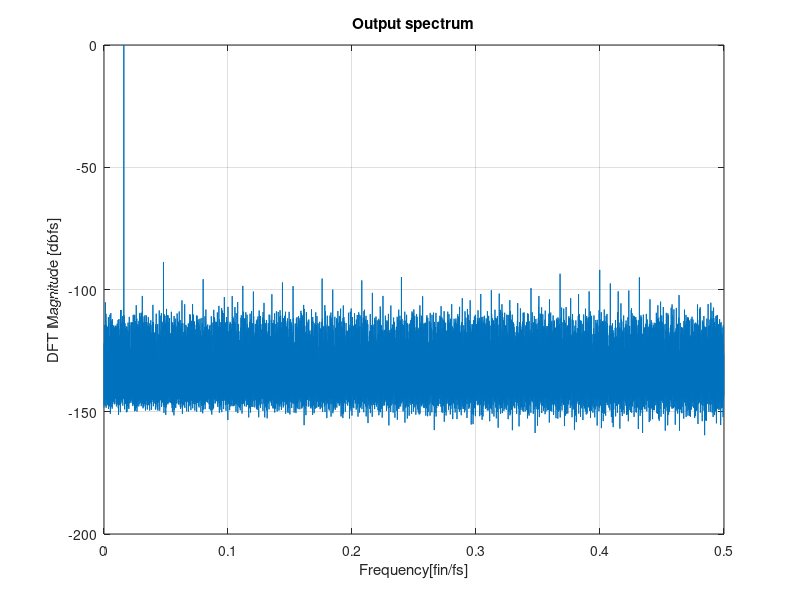

Write MATLAB code to recreate this figure.


% Plot Output Spectrum of Switched-Capacitor Circuit as a sampler for ADCs


%%
clc;
clear;
close all;

%% Input Signal Parameters

Data = importdata('output voltage.txt');      % Output Voltage Which have get from Simulation in Hspice
samples=(Data(:,2));                          % Select Output Voltage
N=8192;                                       % Number of FFT point
Ts=10e-9;                                     % Sampling Period
Fs=1/Ts;                                      % Sampling Frequency
A = 0.5;                                      % Common Mode of Input Signal

%% Calculate Dynamic Parameters(SNR,SNDR,SFDR,ENOB)

s=abs(fft(samples));                          % Fourier of Output Voltages
s=s(1:N/2)/ N / A * 2;                        % Plot Half of Output Specturm

output_noise = s;
output_noise(output_noise==max(output_noise))=[];
 
sndr=10*log10(max(s)^2/(sum(output_noise.^2)));
sfdr=10*log10(max(s)^2/max(output_noise)^2);

%% Plot Output Spectrum in Frequency Domain (SFDR,ENOB)

figure(1);
f=(0:N/2-1)/N;
s = 20*log10(s);
plot(f,s)
grid on
xlabel('Frequency[fin/fs]');
ylabel('DFT Magnitude [dbfs]');
title('Output spectrum');

fprintf('SNDR=%g dB\n',sndr)
fprintf('SFDR=%g dB\n',sfdr)

